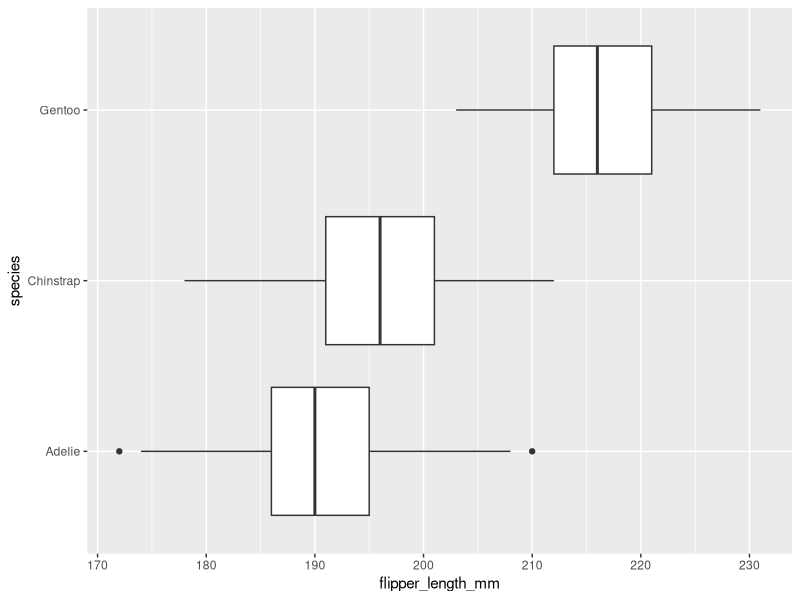
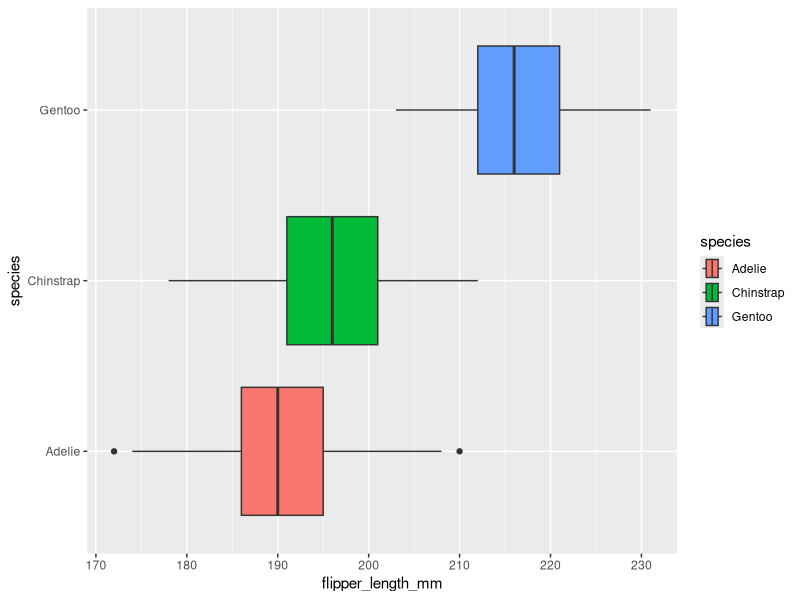
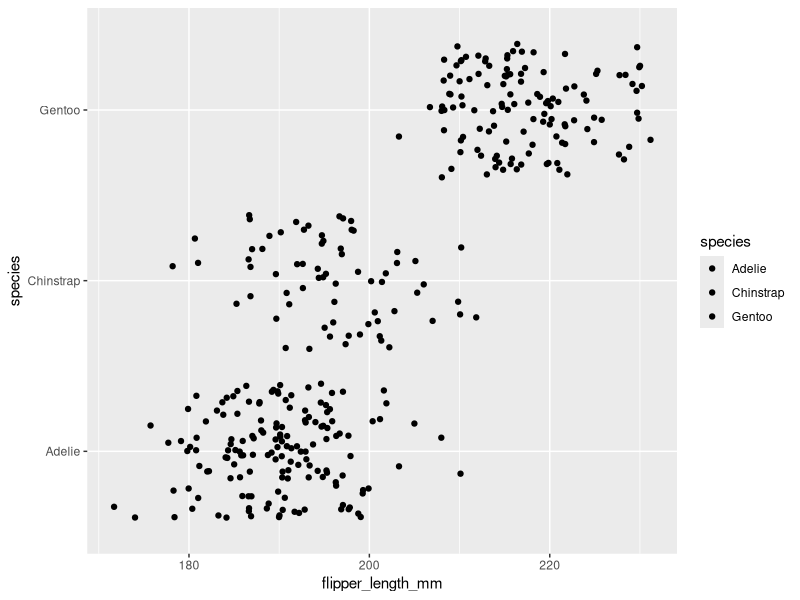
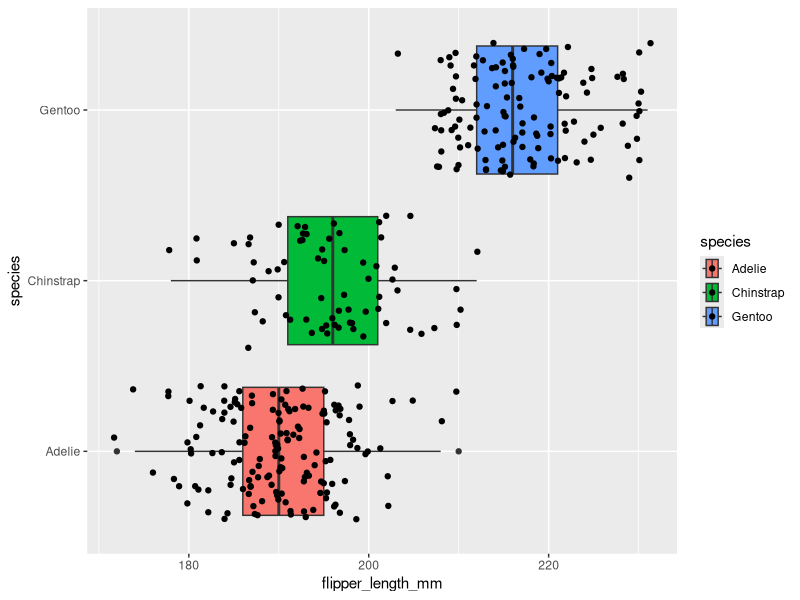
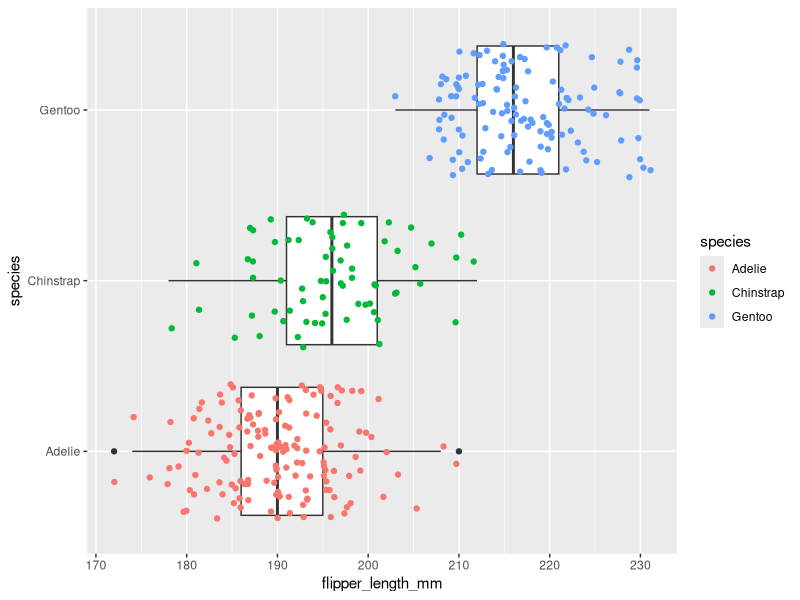
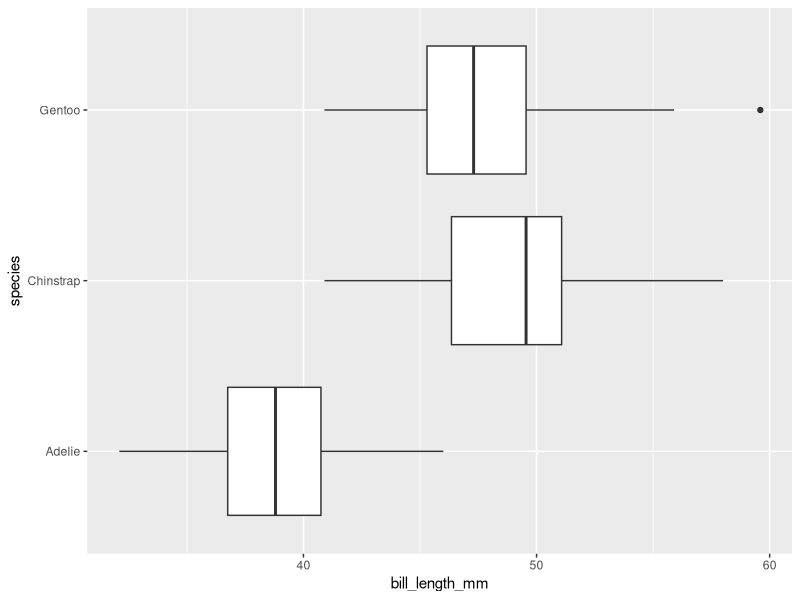
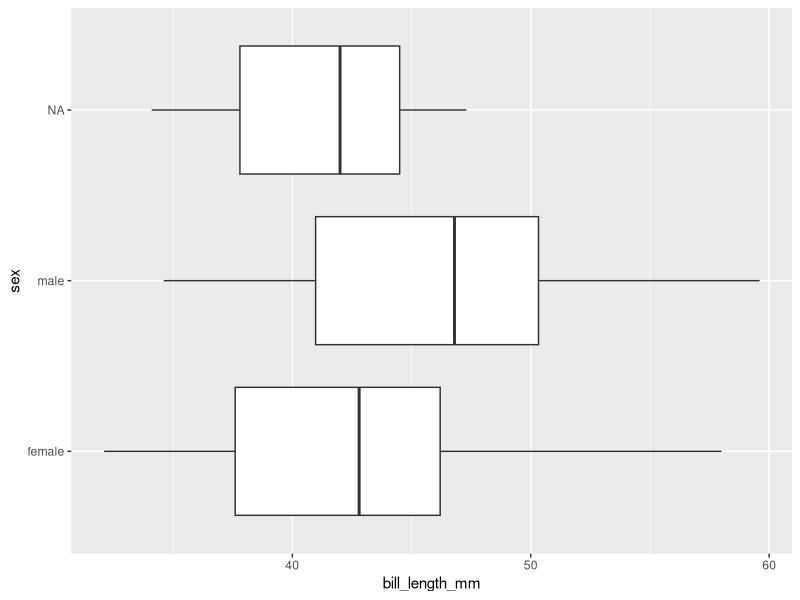
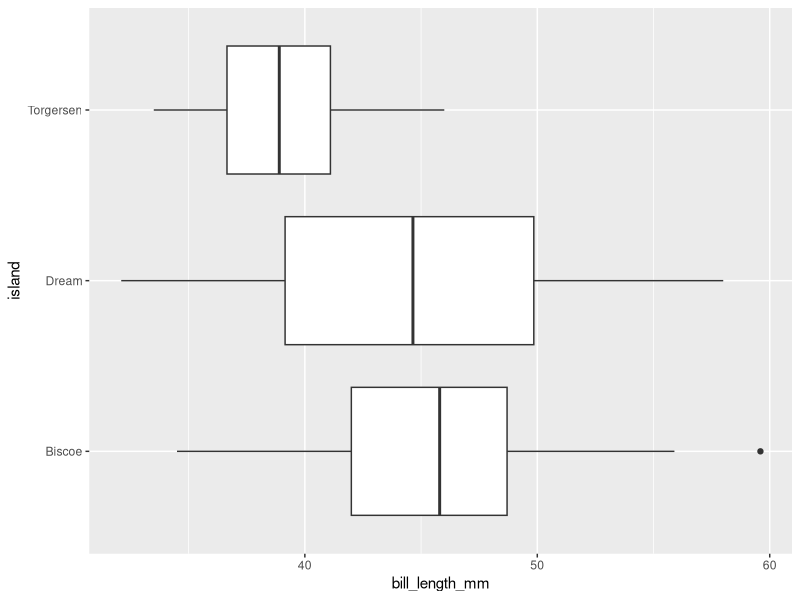

Source code (R) for these figures, in order:
## ---- chunk 1
knitr::opts_chunk$set(error = TRUE)
## ---- chunk 2
library(palmerpenguins)
penguins
## ---- chunk 3
library(ggplot2)
## ---- chunk 4
ggplot(data = penguins, mapping = aes(x = flipper_length_mm, y = species)) +
  geom_boxplot()
## ---- chunk 5
ggplot(data = penguins, mapping = aes(x = flipper_length_mm, y = species, fill = species)) +
  geom_boxplot()
## ---- chunk 6
ggplot(data = penguins, mapping = aes(x = flipper_length_mm, y = species, fill = species)) +
  geom_jitter()
## ---- chunk 7
ggplot(data = penguins, mapping = aes(x = flipper_length_mm, y = species, fill = species)) +
   geom_boxplot() + 
   geom_jitter()
## ---- chunk 8
ggplot(data = penguins, mapping = aes(x = flipper_length_mm, y = species)) +
    geom_boxplot() + 
    geom_jitter(aes (color = species))
## ---- chunk 9
ggplot(data = penguins, mapping = aes(x = bill_length_mm, y = species)) +
   geom_boxplot()
## ---- chunk 10
ggplot(data = penguins, mapping = aes(x = bill_length_mm, y = sex)) +
   geom_boxplot()
## ---- chunk 11
ggplot(data = penguins, mapping = aes(x = bill_length_mm, y = island)) +
   geom_boxplot()
## ---- chunk 12
ggplot(data = penguins, mapping = aes(x = flipper_length_mm, y = body_mass_g)) +
   geom_point()
## ---- chunk 13
ggplot(data = penguins, mapping = aes(x = flipper_length_mm, y = body_mass_g, color = species, shape = species)) +
  geom_point()
## ---- chunk 14
ggplot(data = penguins, mapping = aes(x = flipper_length_mm, y = body_mass_g, color = species, shape = species, size = 2, alpha = 0.5)) +
   geom_point()
